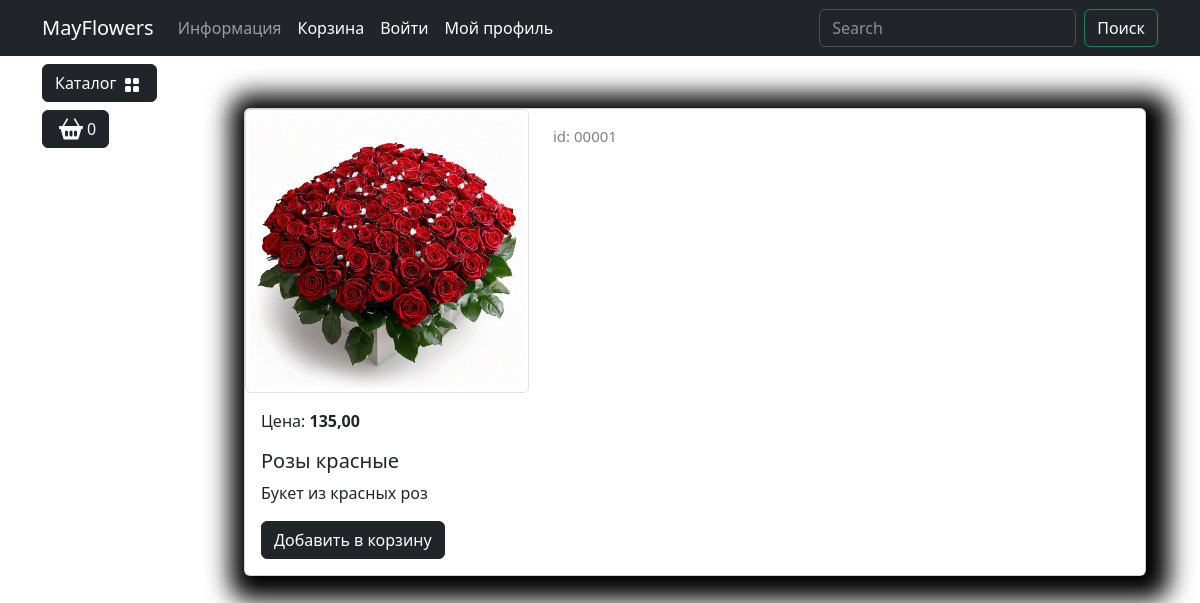
/catalog/product/rozy-krasnye/, run on the app's committed database.
### goods/models.py (models this page shows, shortened)
class Products(models.Model):# Создаём модель Products для базы данных
    name = models.CharField(max_length=150, unique=True, verbose_name='Название')
    slug = models.SlugField(max_length=200, unique=True, blank=True, null=True, verbose_name='URL')
    description = models.TextField(blank=True, null=True, verbose_name='Описание')
    image = models.ImageField(upload_to='good_images', blank=True, null=True, verbose_name='Изображение')
    price = models.DecimalField(default=0.00, max_digits=7, decimal_places=2, verbose_name='Цена')
    discount = models.DecimalField(default=0.00, max_digits=7, decimal_places=2, verbose_name='Скидка в процентах')
    quantity = models.PositiveIntegerField(default=0, verbose_name='Количество')  # Исправлено "Колчество" на "Количество"
    category = models.ForeignKey(to=Categories, on_delete=models.CASCADE, verbose_name='Категория')
    class Meta:
        db_table = 'product'  # Убрано двоеточие
        verbose_name = 'Продукт'
        verbose_name_plural = 'Продукты'
        ordering = ("id",)
    def display_id(self) -> str:
        return f"{self.id:05}"
    def sell_price(self) -> any:
        if self.discount:
            return round(self.price - self.price*self.discount/100, 2)
        return self.price

### goods/views.py (the view)
# urls.py: path('product/<slug:product_slug>/', views.product, name='product'), #URL 'product/' будет соответствовать представлению product из файла views
def product(request, product_slug):# Определяем представление (view) для маршрута, который отображает отдельную страницу продукта
    product: Products = Products.objects.get(slug=product_slug)
    context: dict[str, Products] = {
        'product': product
    }
    return render(request, "goods/Product.html", context=context)

### goods/templatetags/goods_tags.py (called while the page is built)
@register.simple_tag()
def tag_categories():
    return Categories.objects.all()

### goods/templates/goods/product.html (shortened to what this page needs)
{% extends "main/base.html" %}
{% load static %}
{% block content %}
<div class="container mt-5">
    <div class="card mb-4 custom-shadow">
        <div class="row">
            <div class="col-md-4">
                <img src="{{ product.image.url }}"
                    class="img-thumbnail" data-bs-toggle="modal" data-bs-target="#imageModal1">
            </div>
            <div class="col-md-4">
                <p class="product_id mt-3">id: {{ product.display_id }}</p>
            </div>
        </div>
        <div class="card-body">
            <p class="card-text">Цена: <strong>{{ product.sell_price }} </strong></p>
            <h5 class="card-title">{{ product.name }}</h5>
            <p class="card-text">{{ product.description }}</p>
            <a href="#" class="btn btn-dark add-to-cart">Добавить в корзину</a>
        </div>
    </div>
</div>
{% endblock %}

### static/deps/css/my_css.css (style rules this page uses)
body { background-image: url("../images/bg-image.jpg"); background-repeat: no-repeat; background-attachment: fixed; background-position: center center; background-size: cover; height: 100%; }
.custom-shadow { box-shadow: 5px 5px 25px 19px #000000; }
.product_id { color: grey; font-size: 15px; }

### data on the page
Products: image (picture), display_id "00001", sell_price "135,00", name "Розы красные", description "Букет из красных роз"
